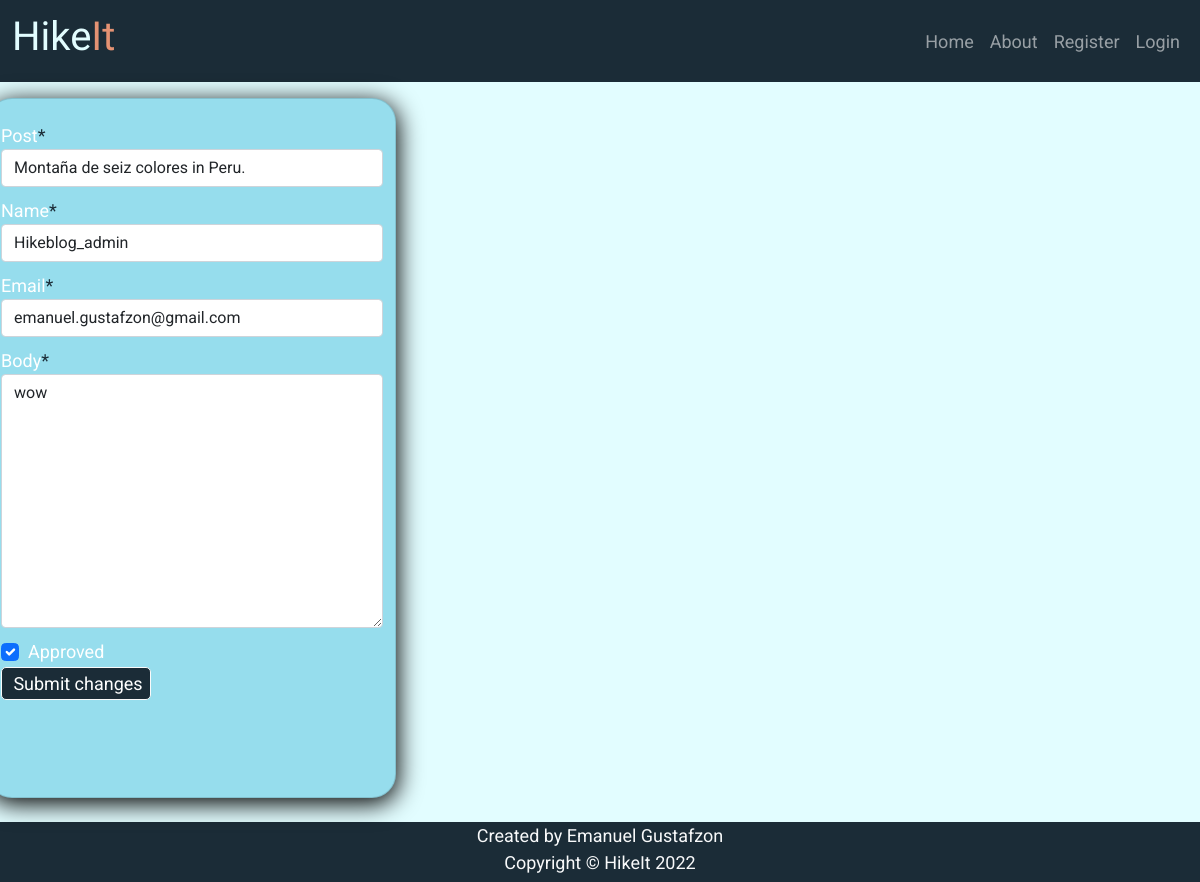
/blog/2/update/, run on the app's committed database.
### blog/models.py (models this page shows, shortened)
class Comment(models.Model):
    post = models.ForeignKey(
        Post, on_delete=models.CASCADE, related_name='comments')
    name = models.CharField(max_length=80)
    email = models.EmailField()
    body = models.TextField()
    created_on = models.DateTimeField(auto_now_add=True)
    approved = models.BooleanField(default=False)
    class Meta:
        ordering = ['created_on']

### blog/views.py (the view)
class CommentUpdateView(UpdateView):
    model = Comment
    fields = '__all__'
    success_url = reverse_lazy('home')

### blog/models.py (called while the page is built)
    def __str__(self):
        return self.title

### templates/blog/comment_form.html (shortened to what this page needs)
{% extends 'base.html' %}
{% block content %}
{% load crispy_forms_tags %}
<div class=" page-height">
<div class="row page-height">
    <div class="col-lg-4 col-md-6 col-sm-8 mb-4 ml-3 card mt-3 ">
            <form method="post" action="{% url 'comment_update' comment.pk %}" style="margin-top: 1.3em;">
                {{ form | crispy }}
                <button type="submit" class="button">Submit changes</button>
            </form>
        </div>
    </div>
</div>
{% endblock content %}

### static/css/style.css (style rules this page uses)
body { font-family: "Roboto", sans-serif; font-size: 18px; background-color: #E2FDFF; color: white; min-height:100vh; }
.page-height { min-height: calc(100vh - 60px); }
span { color: #1B2C37; }
.card { position: relative; display: flex; flex-direction: column; word-wrap: break-word; background-color: #96DDED; box-shadow: 1px 5px 25px 1px black; background-clip: border-box; border: 1px solid rgba(0,0,0,.125); border-radius: 1.5rem; height:auto; }
body { font-family: "Roboto", sans-serif; font-size: 18px; background-color: #E2FDFF; color: white; min-height: 100vh; }
.button { border: solid 1px #fafafa; border-radius: 5px; padding: 2px 1px 2px 5px; width: 150px; margin-bottom: 0.5rem; }
button { border: none; background-color:#1B2C37; color: white; }
.form-control { margin-bottom: 10px; }
input { display: block; }

### data on the page
Comment: post "Montaña de seiz colores in Peru.", name "Hikeblog_admin", email "emanuel.gustafzon@gmail.com", body "wow", approved "☑"
